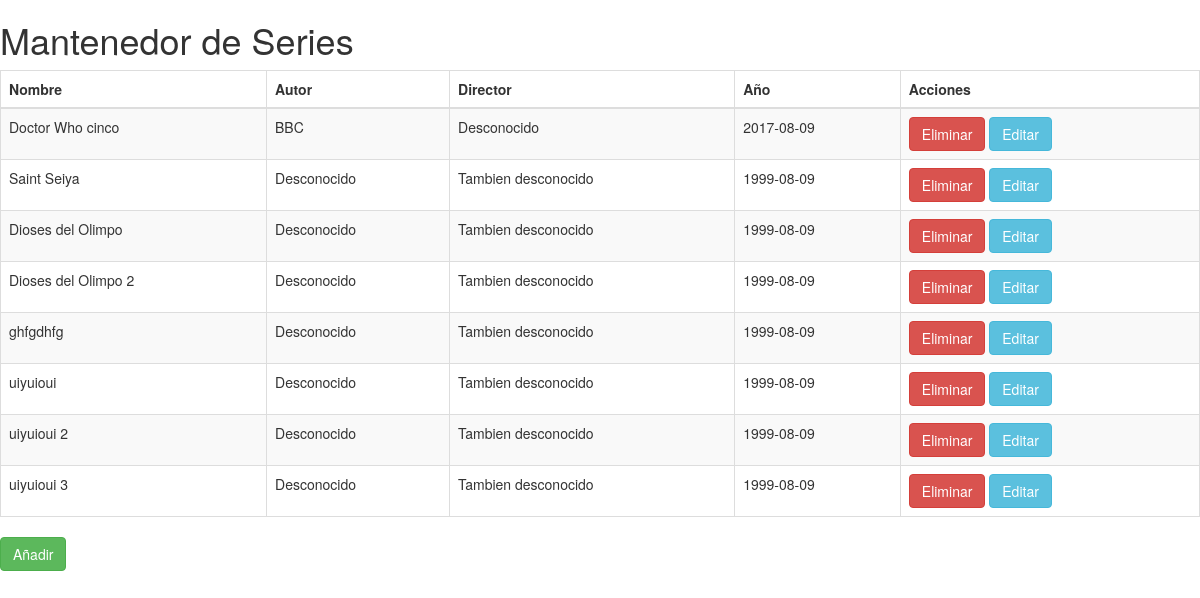
The app's page /index.php/series with its own data.
### tables this page shows
CREATE TABLE `series` (
  `id` int(11) NOT NULL,
  `nombre` varchar(80) NOT NULL,
  `autor` varchar(60) NOT NULL,
  `director` varchar(60) NOT NULL,
  `anio` date NOT NULL,
  `estado` tinyint(1) NOT NULL DEFAULT '1'
);

### application/controllers/Series.php (called while the page is built, shortened)
<?php if ( ! defined('BASEPATH')) exit('No se permite el acceso directo!!');
Class Series extends CI_CONTROLLER
{
     public function __construct()
     {
         $this->load->database('default');
         $this->load->helper(array('url','form'));
         $this->load->library(array('form_validation'));
         $this->load->model('serie_model');
     }
     public function index()
     {
         $data = array('titulo' => 'Mantenedor de Series',
           'series' => $this->serie_model->get_series());
         $this->load->view('series',$data);
     }
}

### index.php (called while the page is built, shortened)
<?php
require_once BASEPATH.'core/CodeIgniter.php';

### application/models/serie_model.php (called while the page is built, shortened)
<?php if ( ! defined('BASEPATH')) exit('No se permite el acceso directo!!');
Class Serie_model extends CI_MODEL
{
	 public function get_series()
	 {
		 $query = $this->db->get('series');
		 if($query->num_rows() > 0)
		 {
		 return $query->result();
		 }
	 }
}

### application/views/series.php (the view, shortened to what this page needs)
<!DOCTYPE html>
<html lang="es">
<head>
    <link rel="stylesheet" type="text/css" href="<?php echo base_url()?>/css/bootstrap.min.css" media="screen" />
    <link rel="stylesheet" type="text/css" href="http://code.jquery.com/ui/1.10.1/themes/ui-darkness/jquery-ui.css" />
</head>
<body>
    <div class = "row">
        <div class = "col-sm-12">
            <h1>Mantenedor de Series</h1>
        </div>
        <div class = "col-sm-12">
            <table class = "table table-bordered table-striped">
                <thead>
                    <th>Nombre</th>
                    <th>Autor</th>
                    <th>Director</th>
                    <th>Año</th>
                    <th>Acciones</th>
                </thead>
                <tbody>
                    <?php foreach($series as $fila){ ?>
                    <tr>
                        <td id="nombre<?=$fila->id?>"><?=$fila->nombre?></td>
                        <td id="autor<?=$fila->id?>"><?=$fila->autor?></td>
                        <td id="director<?=$fila->id?>"><?=$fila->director?></td>
                        <td id="anio<?=$fila->id?>"><?=$fila->anio?></td>
                        <td><input type="button" value="Eliminar" id="<?=$fila->id?>" class="btn btn-danger eliminar"> <input type="button" value="Editar" id="<?=$fila->id?>" class="btn btn-info editar"></td>
                    </tr>
                    <?php } ?>
                </tbody>
            </table>
        </div>
        <div class = "col-sm-12">
            <input type="button" value="Añadir" id="<?=$fila->id?>" class="btn btn-success agregar">
        </div>
    </div>
</body>
</html>

### records on screen
series: nombre "Doctor Who cinco", autor "BBC", director "Desconocido", anio "2017-08-09"
series: nombre "Saint Seiya", autor "Desconocido", director "Tambien desconocido", anio "1999-08-09"
series: nombre "Dioses del Olimpo", autor "Desconocido", director "Tambien desconocido", anio "1999-08-09"
series: nombre "Dioses del Olimpo 2", autor "Desconocido", director "Tambien desconocido", anio "1999-08-09"
series: nombre "ghfgdhfg", autor "Desconocido", director "Tambien desconocido", anio "1999-08-09"
series: nombre "uiyuioui", autor "Desconocido", director "Tambien desconocido", anio "1999-08-09"
series: nombre "uiyuioui 2", autor "Desconocido", director "Tambien desconocido", anio "1999-08-09"
series: nombre "uiyuioui 3", autor "Desconocido", director "Tambien desconocido", anio "1999-08-09"
